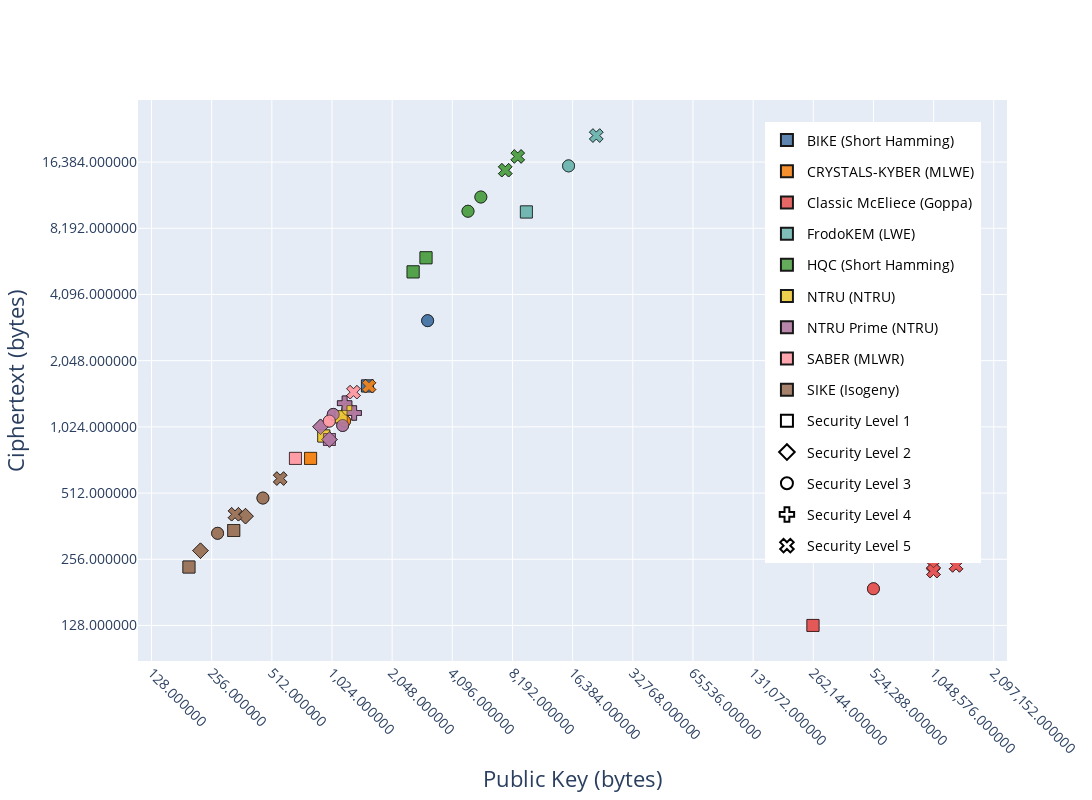
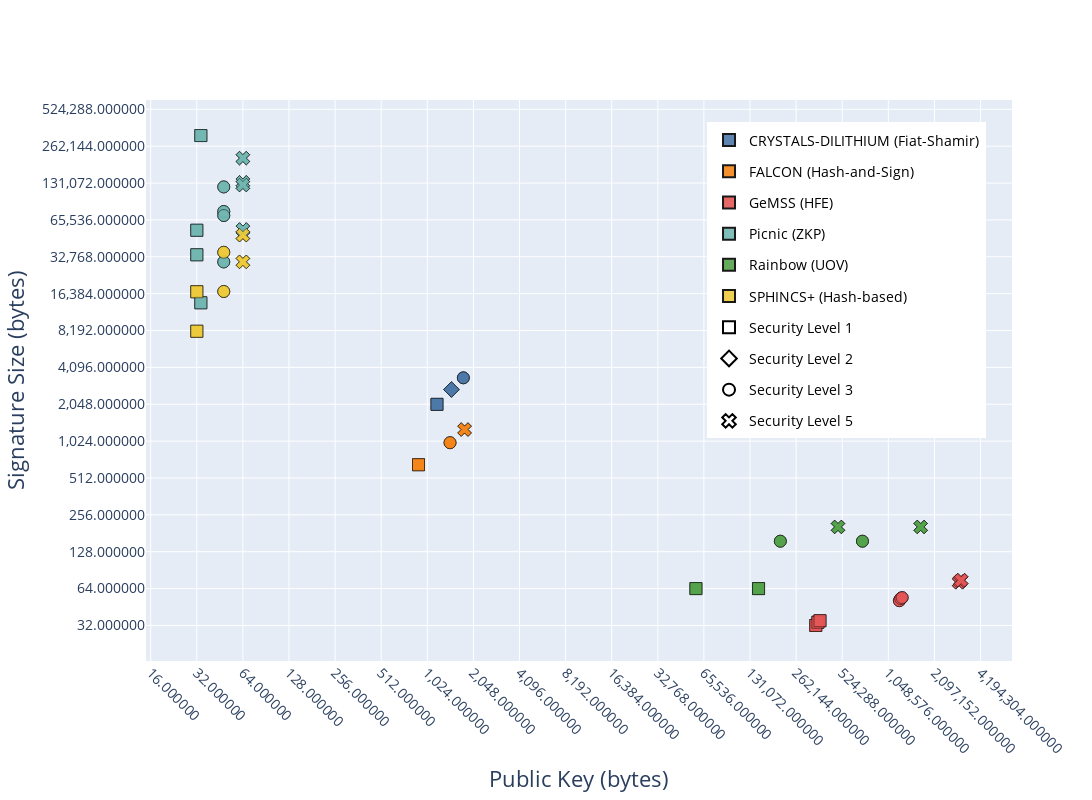

Source (notebook cell) for these figures, in order:
### Code cell
import pandas as pd

import plotly
import plotly.graph_objects as go
import plotly.express as px



for sheet_name in ['KEM-PKE','DS']:
    data = pd.read_excel('/Users/kamyar/Downloads/PQC_Round_3_Parameter_Sets.xlsx', sheet_name=sheet_name).sort_values(by=['Candidate', 'Level'])


    subfamilies = data['Subfamily'].unique()

    x_column = 'KEM Public Key Size' if sheet_name == 'KEM-PKE' else 'Public Key Size'
    y_column = 'KEM Ciphertext Size' if sheet_name == 'KEM-PKE' else 'Signature Size'

    subfamily_color_map = {k:v for k,v in zip(subfamilies.tolist(), px.colors.qualitative.Plotly) }

    level_to_symbols_map = {1:1, 2:2, 3:0, 4:3, 5:4}

    level_to_size_map = {i:i*1 + 10 for i in range(1,6)}

    fig = go.Figure()
    # fig = px.scatter(data, 
    #     x=x_column, y=y_column,
    #     log_x=True, log_y=True, 
    #     color="Candidate",
    #     opacity=0.8,
    #     size_max=18,
    #     #facet_col='',
    #     symbol="Level",
    #     size="Level",
    #     width=1200, height=800, 
    #     color_discrete_sequence=px.colors.qualitative.T10, 
    #     hover_name='Candidate',
    #     # title='KEM Ciphertext size vs Public Key size',
    #     labels={
    #         x_column: "Public Key (bytes)",
    #         y_column: "Ciphertext (bytes)",
    #         "Level": "Security Level"
    #     },

    # )

    candidates = data['Candidate'].unique()
    levels = range(1,6)

    candidate_colors = data['Candidate'].map( {v:k for k,v in enumerate(candidates)} )

    def cnd_traces(showlegend):
        for cnd_idx,cnd in enumerate(candidates):
            trace_data = data[(data['Candidate'] == cnd)]
            if not 1 in trace_data['Level'].values:
                d1 = trace_data.iloc[0]
                d1['Level'] = 1
                trace_data.loc[-1] = d1  # adding a row
                trace_data.index = trace_data.index + 1  # shifting index
                trace_data = trace_data.sort_index()  # sorting by index
            fig.add_trace(
                go.Scatter(
                    x=trace_data[x_column], y=trace_data[y_column],
                    mode = "markers",
                    showlegend=showlegend,
                    legendgroup = cnd,
                    hovertext = None,
                    name=f"{cnd} ({trace_data.iloc[0]['Subfamily']})",
                    text = trace_data['Parameter Set'],
                    hoverinfo = 'x+y+text',
                    hovertemplate ='<b>%{text}</b> <br>' + '<br> Public Key: %{x:,f} <br> ' + ('Ciphertext' if sheet_name == 'KEM-PKE' else 'Signature') + ': %{y:,f}<extra></extra>',
                    # color_discrete_sequence=px.colors.qualitative.T10, 
                    # hover_name='Candidate',
                    marker_size = 12, #[ s*2 + 12  for s in  data['Level']],
                    marker_symbol = trace_data['Level'].map(level_to_symbols_map),
                    marker_color= px.colors.qualitative.T10[cnd_idx],
                    # marker_size = trace_data['Level'].map(level_to_size_map),
                    marker=dict(
                        # size=trace_data['Level'],
                        # sizemin=7,
                        # color=cnd_idx,
                        # sizeref=0.5,
                        opacity=0.9,
                        # line=dict(width=0.5, color='black')
                    ),
                )
            )

    cnd_traces(True)



    for lvl in levels:
        trace_data = data[ (data['Level'] == lvl)]
        fig.add_trace(
            go.Scatter(
                x=trace_data[x_column], y=trace_data[y_column],
                mode = "markers",
                showlegend=True,
                legendgroup=lvl,
                # opacity=0.1,
                name=f"Security Level {lvl}",
                # visible='legendonly',
                hoverinfo='none',
                hoverlabel = dict(namelength=0),
                marker_color='Black',
                marker_size = 12, #[ s*2 + 12  for s in  data['Level']],
                marker_symbol = trace_data['Level'].map({k:v+100 for k,v in level_to_symbols_map.items() }),
                # text = trace_data['Parameter Set'],
                # marker_size = trace_data['Level'].map(level_to_size_map),
                marker=dict(
                    # size=trace_data['Level'],
                    # sizemin=7,
                    # color=cnd_idx,
                    # sizeref=0.5,
                    # opacity=0.95,
                    # line=dict(width=1, color='orange')
                ),
            )
        )
    
    cnd_traces(False)

    fig.update_traces(marker=dict(line=dict(width=0.5,
                                color='black')),
                                selector=dict(mode='markers'))


    fig.update_layout(
        xaxis_type="log", yaxis_type="log",
        width=1200, height=800,
        xaxis = dict(
            tickmode = 'array',
            tickvals =[ 2**(2+i) for i in range(0,24) ],
            tickformat = ',f'
        ),
        yaxis = dict(
            tickmode = 'array',
            tickvals =[ 2**(2+i) for i in range(0,28) ],
            tickformat = ',f'
        ),
    )


    fig.update_xaxes(
        tickangle=45,
        title_text = 'Public Key (bytes)',
        title_font=dict(
            size=22, 
            # family='Courier',
            # color='crimson'
        ),
        tickfont=dict(
            # family='Rockwell', 
            # color='crimson', 
            size=14
        ),

    )

    fig.update_yaxes(
        title_text = 'Ciphertext (bytes)' if sheet_name == 'KEM-PKE' else 'Signature Size (bytes)',
        title_font=dict(
            size=22,
            # family='Courier', 
            # color='crimson'
        ),
        tickfont=dict(
            # family='Rockwell', 
            # color='crimson', 
            size=14
        ),
    )

    # fig.update_layout(
    #     margin=dict(l=0, r=0, t=0, b=0),
    # #     paper_bgcolor="LightSteelBlue",
    # )

    config={
        'displaylogo': False,
        'displayModeBar': True,
        'modeBarButtonsToRemove': ['hoverClosest3d', 'hoverClosestCartesian', 'hoverClosestGeo' , 'hoverClosestGl2d', 'hoverClosestPie' , 
            'lasso2d','toggleSpikelines',' hoverClosestCartesian', 'hoverCompareCartesian'], 
        'responsive': True
    }

    fig.update_layout(
        legend=dict(
            yanchor="top",
            y=0.96,
            xanchor="right",
            x=0.97,
            # itemsizing='constant',
            # traceorder='grouped',
            borderwidth=2,
            bordercolor='#ffffff',
            itemsizing='constant',
            # title_font_family="Times New Roman",
            # title_font_size=24,
            # title = 'Legend',
            font=dict(
                # family="Courier",
                size=14,
                color="black"
            ),
        )

        # margin=dict(l=1,r=1,t=1,b=1),
    )

    plot_name = f'plot_{sheet_name.lower()}'

    fig.show(config=config)
    fig.write_html(f"{plot_name}.html", include_plotlyjs='directory',config=config)
    fig.write_image(f"{plot_name}.svg")
    fig.write_image(f"{plot_name}.pdf")

### Figure 1 — Plotly figure (JSON) as saved in the notebook; plotly's stock layout.template omitted (floating-point values rounded to 4 significant figures)
{"data": [{"hoverinfo": "x+y+text", "hovertemplate": "<b>%{text}</b> <br><br> Public Key: %{x:,f} <br> Ciphertext: %{y:,f}<extra></extra>", "legendgroup": "BIKE", "marker": {"color": "#4C78A8", "line": {"color": "black", "width": 0.5}, "opacity": 0.9, "size": 12, "symbol": [1, 0]}, "mode": "markers", "name": "BIKE (Short Hamming)", "showlegend": true, "text": ["BIKE-Level-1", "BIKE-Level-3"], "type": "scatter", "x": [1540, 3082], "y": [1572, 3114]}, {"hoverinfo": "x+y+text", "hovertemplate": "<b>%{text}</b> <br><br> Public Key: %{x:,f} <br> Ciphertext: %{y:,f}<extra></extra>", "legendgroup": "CRYSTALS-KYBER", "marker": {"color": "#F58518", "line": {"color": "black", "width": 0.5}, "opacity": 0.9, "size": 12, "symbol": [1, 0, 4]}, "mode": "markers", "name": "CRYSTALS-KYBER (MLWE)", "showlegend": true, "text": ["KYBER512", "KYBER768", "KYBER1024"], "type": "scatter", "x": [800, 1184, 1568], "y": [736, 1088, 1568]}, {"hoverinfo": "x+y+text", "hovertemplate": "<b>%{text}</b> <br><br> Public Key: %{x:,f} <br> Ciphertext: %{y:,f}<extra></extra>", "legendgroup": "Classic McEliece", "marker": {"color": "#E45756", "line": {"color": "black", "width": 0.5}, "opacity": 0.9, "size": 12, "symbol": [1, 0, 4, 4, 4]}, "mode": "markers", "name": "Classic McEliece (Goppa)", "showlegend": true, "text": ["mceliece348864", "mceliece460896", "mceliece6688128", "mceliece6960119", "mceliece8192128"], "type": "scatter", "x": [261120, 524160, 1044992, 1047319, 1357824], "y": [128, 188, 240, 226, 240]}, {"hoverinfo": "x+y+text", "hovertemplate": "<b>%{text}</b> <br><br> Public Key: %{x:,f} <br> Ciphertext: %{y:,f}<extra></extra>", "legendgroup": "FrodoKEM", "marker": {"color": "#72B7B2", "line": {"color": "black", "width": 0.5}, "opacity": 0.9, "size": 12, "symbol": [1, 0, 4]}, "mode": "markers", "name": "FrodoKEM (LWE)", "showlegend": true, "text": ["Frodo-640", "Frodo-976", "Frodo-1344"], "type": "scatter", "x": [9616, 15632, 21520], "y": [9720, 15744, 21632]}, {"hoverinfo": "x+y+text", "hovertemplate": "<b>%{text}</b> <br><br> Public Key: %{x:,f} <br> Ciphertext: %{y:,f}<extra></extra>", "legendgroup": "HQC", "marker": {"color": "#54A24B", "line": {"color": "black", "width": 0.5}, "opacity": 0.9, "size": 12, "symbol": [1, 1, 0, 0, 4, 4]}, "mode": "markers", "name": "HQC (Short Hamming)", "showlegend": true, "text": ["hqc-128", "hqc-RMRS-128", "hqc-192", "hqc-RMRS-192", "hqc-256", "hqc-RMRS-256"], "type": "scatter", "x": [3024, 2607, 5690, 4906, 8698, 7535], "y": [6017, 5191, 11364, 9794, 17379, 15047]}, {"hoverinfo": "x+y+text", "hovertemplate": "<b>%{text}</b> <br><br> Public Key: %{x:,f} <br> Ciphertext: %{y:,f}<extra></extra>", "legendgroup": "NTRU", "marker": {"color": "#EECA3B", "line": {"color": "black", "width": 0.5}, "opacity": 0.9, "size": 12, "symbol": [1, 1, 0]}, "mode": "markers", "name": "NTRU (NTRU)", "showlegend": true, "text": ["ntruhps2048677", "ntruhrss701", "ntruhps4096821"], "type": "scatter", "x": [931, 1138, 1230], "y": [931, 1138, 1230]}, {"hoverinfo": "x+y+text", "hovertemplate": "<b>%{text}</b> <br><br> Public Key: %{x:,f} <br> Ciphertext: %{y:,f}<extra></extra>", "legendgroup": "NTRU Prime", "marker": {"color": "#B279A2", "line": {"color": "black", "width": 0.5}, "opacity": 0.9, "size": 12, "symbol": [1, 2, 2, 0, 0, 3, 3]}, "mode": "markers", "name": "NTRU Prime (NTRU)", "showlegend": true, "text": ["sntrup653", "sntrup653", "ntrulpr653", "sntrup761", "ntrulpr761", "sntrup857", "ntrulpr857"], "type": "scatter", "x": [994, 994, 897, 1158, 1039, 1184, 1322], "y": [897, 897, 1025, 1039, 1167, 1312, 1184]}, {"hoverinfo": "x+y+text", "hovertemplate": "<b>%{text}</b> <br><br> Public Key: %{x:,f} <br> Ciphertext: %{y:,f}<extra></extra>", "legendgroup": "SABER", "marker": {"color": "#FF9DA6", "line": {"color": "black", "width": 0.5}, "opacity": 0.9, "size": 12, "symbol": [1, 0, 4]}, "mode": "markers", "name": "SABER (MLWR)", "showlegend": true, "text": ["LightSaber", "Saber", "FireSaber"], "type": "scatter", "x": [672, 992, 1312], "y": [736, 1088, 1472]}, {"hoverinfo": "x+y+text", "hovertemplate": "<b>%{text}</b> <br><br> Public Key: %{x:,f} <br> Ciphertext: %{y:,f}<extra></extra>", "legendgroup": "SIKE", "marker": {"color": "#9D755D", "line": {"color": "black", "width": 0.5}, "opacity": 0.9, "size": 12, "symbol": [1, 1, 2, 2, 0, 0, 4, 4]}, "mode": "markers", "name": "SIKE (Isogeny)", "showlegend": true, "text": ["SIKEp434", "SIKEp434_compressed", "SIKEp503", "SIKEp503_compressed", "SIKEp610", "SIKEp610_compressed", "SIKEp751", "SIKEp751_compressed"], "type": "scatter", "x": [330, 197, 378, 225, 462, 274, 564, 335], "y": [346, 236, 402, 280, 486, 336, 596, 410]}, {"hoverinfo": "none", "hoverlabel": {"namelength": 0}, "legendgroup": "1", "marker": {"color": "Black", "line": {"color": "black", "width": 0.5}, "size": 12, "symbol": [101, 101, 101, 101, 101, 101, 101, 101, 101, 101, 101]}, "mode": "markers", "name": "Security Level 1", "showlegend": true, "type": "scatter", "x": [1540, 800, 261120, 9616, 3024, 2607, 931, 1138, 672, 330, 197], "y": [1572, 736, 128, 9720, 6017, 5191, 931, 1138, 736, 346, 236]}, {"hoverinfo": "none", "hoverlabel": {"namelength": 0}, "legendgroup": "2", "marker": {"color": "Black", "line": {"color": "black", "width": 0.5}, "size": 12, "symbol": [102, 102, 102, 102]}, "mode": "markers", "name": "Security Level 2", "showlegend": true, "type": "scatter", "x": [994, 897, 378, 225], "y": [897, 1025, 402, 280]}, {"hoverinfo": "none", "hoverlabel": {"namelength": 0}, "legendgroup": "3", "marker": {"color": "Black", "line": {"color": "black", "width": 0.5}, "size": 12, "symbol": [100, 100, 100, 100, 100, 100, 100, 100, 100, 100, 100, 100]}, "mode": "markers", "name": "Security Level 3", "showlegend": true, "type": "scatter", "x": [3082, 1184, 524160, 15632, 5690, 4906, 1230, 1158, 1039, 992, 462, 274], "y": [3114, 1088, 188, 15744, 11364, 9794, 1230, 1039, 1167, 1088, 486, 336]}, {"hoverinfo": "none", "hoverlabel": {"namelength": 0}, "legendgroup": "4", "marker": {"color": "Black", "line": {"color": "black", "width": 0.5}, "size": 12, "symbol": [103, 103]}, "mode": "markers", "name": "Security Level 4", "showlegend": true, "type": "scatter", "x": [1184, 1322], "y": [1312, 1184]}, {"hoverinfo": "none", "hoverlabel": {"namelength": 0}, "legendgroup": "5", "marker": {"color": "Black", "line": {"color": "black", "width": 0.5}, "size": 12, "symbol": [104, 104, 104, 104, 104, 104, 104, 104, 104, 104]}, "mode": "markers", "name": "Security Level 5", "showlegend": true, "type": "scatter", "x": [1568, 1044992, 1047319, 1357824, 21520, 8698, 7535, 1312, 564, 335], "y": [1568, 240, 226, 240, 21632, 17379, 15047, 1472, 596, 410]}, {"hoverinfo": "x+y+text", "hovertemplate": "<b>%{text}</b> <br><br> Public Key: %{x:,f} <br> Ciphertext: %{y:,f}<extra></extra>", "legendgroup": "BIKE", "marker": {"color": "#4C78A8", "line": {"color": "black", "width": 0.5}, "opacity": 0.9, "size": 12, "symbol": [1, 0]}, "mode": "markers", "name": "BIKE (Short Hamming)", "showlegend": false, "text": ["BIKE-Level-1", "BIKE-Level-3"], "type": "scatter", "x": [1540, 3082], "y": [1572, 3114]}, {"hoverinfo": "x+y+text", "hovertemplate": "<b>%{text}</b> <br><br> Public Key: %{x:,f} <br> Ciphertext: %{y:,f}<extra></extra>", "legendgroup": "CRYSTALS-KYBER", "marker": {"color": "#F58518", "line": {"color": "black", "width": 0.5}, "opacity": 0.9, "size": 12, "symbol": [1, 0, 4]}, "mode": "markers", "name": "CRYSTALS-KYBER (MLWE)", "showlegend": false, "text": ["KYBER512", "KYBER768", "KYBER1024"], "type": "scatter", "x": [800, 1184, 1568], "y": [736, 1088, 1568]}, {"hoverinfo": "x+y+text", "hovertemplate": "<b>%{text}</b> <br><br> Public Key: %{x:,f} <br> Ciphertext: %{y:,f}<extra></extra>", "legendgroup": "Classic McEliece", "marker": {"color": "#E45756", "line": {"color": "black", "width": 0.5}, "opacity": 0.9, "size": 12, "symbol": [1, 0, 4, 4, 4]}, "mode": "markers", "name": "Classic McEliece (Goppa)", "showlegend": false, "text": ["mceliece348864", "mceliece460896", "mceliece6688128", "mceliece6960119", "mceliece8192128"], "type": "scatter", "x": [261120, 524160, 1044992, 1047319, 1357824], "y": [128, 188, 240, 226, 240]}, {"hoverinfo": "x+y+text", "hovertemplate": "<b>%{text}</b> <br><br> Public Key: %{x:,f} <br> Ciphertext: %{y:,f}<extra></extra>", "legendgroup": "FrodoKEM", "marker": {"color": "#72B7B2", "line": {"color": "black", "width": 0.5}, "opacity": 0.9, "size": 12, "symbol": [1, 0, 4]}, "mode": "markers", "name": "FrodoKEM (LWE)", "showlegend": false, "text": ["Frodo-640", "Frodo-976", "Frodo-1344"], "type": "scatter", "x": [9616, 15632, 21520], "y": [9720, 15744, 21632]}, {"hoverinfo": "x+y+text", "hovertemplate": "<b>%{text}</b> <br><br> Public Key: %{x:,f} <br> Ciphertext: %{y:,f}<extra></extra>", "legendgroup": "HQC", "marker": {"color": "#54A24B", "line": {"color": "black", "width": 0.5}, "opacity": 0.9, "size": 12, "symbol": [1, 1, 0, 0, 4, 4]}, "mode": "markers", "name": "HQC (Short Hamming)", "showlegend": false, "text": ["hqc-128", "hqc-RMRS-128", "hqc-192", "hqc-RMRS-192", "hqc-256", "hqc-RMRS-256"], "type": "scatter", "x": [3024, 2607, 5690, 4906, 8698, 7535], "y": [6017, 5191, 11364, 9794, 17379, 15047]}, {"hoverinfo": "x+y+text", "hovertemplate": "<b>%{text}</b> <br><br> Public Key: %{x:,f} <br> Ciphertext: %{y:,f}<extra></extra>", "legendgroup": "NTRU", "marker": {"color": "#EECA3B", "line": {"color": "black", "width": 0.5}, "opacity": 0.9, "size": 12, "symbol": [1, 1, 0]}, "mode": "markers", "name": "NTRU (NTRU)", "showlegend": false, "text": ["ntruhps2048677", "ntruhrss701", "ntruhps4096821"], "type": "scatter", "x": [931, 1138, 1230], "y": [931, 1138, 1230]}, {"hoverinfo": "x+y+text", "hovertemplate": "<b>%{text}</b> <br><br> Public Key: %{x:,f} <br> Ciphertext: %{y:,f}<extra></extra>", "legendgroup": "NTRU Prime", "marker": {"color": "#B279A2", "line": {"color": "black", "width": 0.5}, "opacity": 0.9, "size": 12, "symbol": [1, 2, 2, 0, 0, 3, 3]}, "mode": "markers", "name": "NTRU Prime (NTRU)", "showlegend": false, "text": ["sntrup653", "sntrup653", "ntrulpr653", "sntrup761", "ntrulpr761", "sntrup857", "ntrulpr857"], "type": "scatter", "x": [994, 994, 897, 1158, 1039, 1184, 1322], "y": [897, 897, 1025, 1039, 1167, 1312, 1184]}, {"hoverinfo": "x+y+text", "hovertemplate": "<b>%{text}</b> <br><br> Public Key: %{x:,f} <br> Ciphertext: %{y:,f}<extra></extra>", "legendgroup": "SABER", "marker": {"color": "#FF9DA6", "line": {"color": "black", "width": 0.5}, "opacity": 0.9, "size": 12, "symbol": [1, 0, 4]}, "mode": "markers", "name": "SABER (MLWR)", "showlegend": false, "text": ["LightSaber", "Saber", "FireSaber"], "type": "scatter", "x": [672, 992, 1312], "y": [736, 1088, 1472]}, {"hoverinfo": "x+y+text", "hovertemplate": "<b>%{text}</b> <br><br> Public Key: %{x:,f} <br> Ciphertext: %{y:,f}<extra></extra>", "legendgroup": "SIKE", "marker": {"color": "#9D755D", "line": {"color": "black", "width": 0.5}, "opacity": 0.9, "size": 12, "symbol": [1, 1, 2, 2, 0, 0, 4, 4]}, "mode": "markers", "name": "SIKE (Isogeny)", "showlegend": false, "text": ["SIKEp434", "SIKEp434_compressed", "SIKEp503", "SIKEp503_compressed", "SIKEp610", "SIKEp610_compressed", "SIKEp751", "SIKEp751_compressed"], "type": "scatter", "x": [330, 197, 378, 225, 462, 274, 564, 335], "y": [346, 236, 402, 280, 486, 336, 596, 410]}], "layout": {"height": 800, "legend": {"bordercolor": "#ffffff", "borderwidth": 2, "font": {"color": "black", "size": 14}, "itemsizing": "constant", "x": 0.97, "xanchor": "right", "y": 0.96, "yanchor": "top"}, "width": 1200, "xaxis": {"tickangle": 45, "tickfont": {"size": 14}, "tickformat": ",f", "tickmode": "array", "tickvals": [4, 8, 16, 32, 64, 128, 256, 512, 1024, 2048, 4096, 8192, 16384, 32768, 65536, 131072, 262144, 524288, 1048576, 2097152, 4194304, 8388608, 16777216, 33554432], "title": {"font": {"size": 22}, "text": "Public Key (bytes)"}, "type": "log"}, "yaxis": {"tickfont": {"size": 14}, "tickformat": ",f", "tickmode": "array", "tickvals": [4, 8, 16, 32, 64, 128, 256, 512, 1024, 2048, 4096, 8192, 16384, 32768, 65536, 131072, 262144, 524288, 1048576, 2097152, 4194304, 8388608, 16777216, 33554432, 67108864, 134217728, 268435456, 536870912], "title": {"font": {"size": 22}, "text": "Ciphertext (bytes)"}, "type": "log"}}}

### Figure 2 — Plotly figure (JSON) as saved in the notebook; plotly's stock layout.template omitted (floating-point values rounded to 4 significant figures)
{"data": [{"hoverinfo": "x+y+text", "hovertemplate": "<b>%{text}</b> <br><br> Public Key: %{x:,f} <br> Signature: %{y:,f}<extra></extra>", "legendgroup": "CRYSTALS-DILITHIUM", "marker": {"color": "#4C78A8", "line": {"color": "black", "width": 0.5}, "opacity": 0.9, "size": 12, "symbol": [1, 2, 0]}, "mode": "markers", "name": "CRYSTALS-DILITHIUM (Fiat-Shamir)", "showlegend": true, "text": ["Dilithium-1024x768", "Dilithium-1280x1024", "Dilithium-1536x1280"], "type": "scatter", "x": [1184, 1472, 1760], "y": [2044, 2701, 3366]}, {"hoverinfo": "x+y+text", "hovertemplate": "<b>%{text}</b> <br><br> Public Key: %{x:,f} <br> Signature: %{y:,f}<extra></extra>", "legendgroup": "FALCON", "marker": {"color": "#F58518", "line": {"color": "black", "width": 0.5}, "opacity": 0.9, "size": 12, "symbol": [1, 0, 4]}, "mode": "markers", "name": "FALCON (Hash-and-Sign)", "showlegend": true, "text": ["FALCON-512", "FALCON-768", "FALCON-1024"], "type": "scatter", "x": [897, 1441, 1793], "y": [657, 994, 1273]}, {"hoverinfo": "x+y+text", "hovertemplate": "<b>%{text}</b> <br><br> Public Key: %{x:,f} <br> Signature: %{y:,f}<extra></extra>", "legendgroup": "GeMSS", "marker": {"color": "#E45756", "line": {"color": "black", "width": 0.5}, "opacity": 0.9, "size": 12, "symbol": [1, 1, 1, 0, 0, 0, 4, 4, 4]}, "mode": "markers", "name": "GeMSS (HFE)", "showlegend": true, "text": ["GeMSS128", "BlueGeMSS128", "RedGeMSS128", "GeMSS192", "BlueGeMSS192", "RedGeMSS192", "GeMSS256", "BlueGeMSS256", "RedGeMSS256"], "type": "scatter", "x": [352190, 363610, 375210, 1237960, 1264120, 1290540, 3040700, 3087960, 3135590], "y": [32, 34, 35, 51, 53, 54, 72, 74, 75]}, {"hoverinfo": "x+y+text", "hovertemplate": "<b>%{text}</b> <br><br> Public Key: %{x:,f} <br> Signature: %{y:,f}<extra></extra>", "legendgroup": "Picnic", "marker": {"color": "#72B7B2", "line": {"color": "black", "width": 0.5}, "opacity": 0.9, "size": 12, "symbol": [1, 1, 1, 1, 0, 0, 0, 0, 4, 4, 4, 4]}, "mode": "markers", "name": "Picnic (ZKP)", "showlegend": true, "text": ["picnic-L1-FS", "picnic-L1-UR", "picnic-L1-full", "picnic3-L1", "picnic-L3-FS", "picnic-L3-UR", "picnic-L3-full", "picnic3-L3", "picnic-L5-FS", "picnic-L5-UR", "picnic-L5-full", "picnic3-L5"], "type": "scatter", "x": [32, 32, 34, 34, 48, 48, 48, 48, 64, 64, 64, 64], "y": [34032, 53961, 320161, 13802, 76772, 121845, 71179, 29750, 132856, 209506, 126286, 54732]}, {"hoverinfo": "x+y+text", "hovertemplate": "<b>%{text}</b> <br><br> Public Key: %{x:,f} <br> Signature: %{y:,f}<extra></extra>", "legendgroup": "Rainbow", "marker": {"color": "#54A24B", "line": {"color": "black", "width": 0.5}, "opacity": 0.9, "size": 12, "symbol": [1, 1, 0, 0, 4, 4]}, "mode": "markers", "name": "Rainbow (UOV)", "showlegend": true, "text": ["Rainbow-Ia", "Rainbow-cyclic/compressed-Ia", "Rainbow-IIIc", "Rainbow-cyclic/compressed-IIIc", "Rainbow-Vc", "Rainbow-cyclic/compressed-Vc"], "type": "scatter", "x": [149000, 58100, 710600, 206700, 1705500, 491900], "y": [64, 64, 156, 156, 204, 204]}, {"hoverinfo": "x+y+text", "hovertemplate": "<b>%{text}</b> <br><br> Public Key: %{x:,f} <br> Signature: %{y:,f}<extra></extra>", "legendgroup": "SPHINCS+", "marker": {"color": "#EECA3B", "line": {"color": "black", "width": 0.5}, "opacity": 0.9, "size": 12, "symbol": [1, 1, 0, 0, 4, 4]}, "mode": "markers", "name": "SPHINCS+ (Hash-based)", "showlegend": true, "text": ["SPHINCS -128s", "SPHINCS -128f", "SPHINCS -192s", "SPHINCS -192f", "SPHINCS -256s", "SPHINCS -256f"], "type": "scatter", "x": [32, 32, 48, 48, 64, 64], "y": [8080, 16976, 17064, 35664, 29792, 49216]}, {"hoverinfo": "none", "hoverlabel": {"namelength": 0}, "legendgroup": "1", "marker": {"color": "Black", "line": {"color": "black", "width": 0.5}, "size": 12, "symbol": [101, 101, 101, 101, 101, 101, 101, 101, 101, 101, 101, 101, 101]}, "mode": "markers", "name": "Security Level 1", "showlegend": true, "type": "scatter", "x": [1184, 897, 352190, 363610, 375210, 32, 32, 34, 34, 149000, 58100, 32, 32], "y": [2044, 657, 32, 34, 35, 34032, 53961, 320161, 13802, 64, 64, 8080, 16976]}, {"hoverinfo": "none", "hoverlabel": {"namelength": 0}, "legendgroup": "2", "marker": {"color": "Black", "line": {"color": "black", "width": 0.5}, "size": 12, "symbol": [102]}, "mode": "markers", "name": "Security Level 2", "showlegend": true, "type": "scatter", "x": [1472], "y": [2701]}, {"hoverinfo": "none", "hoverlabel": {"namelength": 0}, "legendgroup": "3", "marker": {"color": "Black", "line": {"color": "black", "width": 0.5}, "size": 12, "symbol": [100, 100, 100, 100, 100, 100, 100, 100, 100, 100, 100, 100, 100]}, "mode": "markers", "name": "Security Level 3", "showlegend": true, "type": "scatter", "x": [1760, 1441, 1237960, 1264120, 1290540, 48, 48, 48, 48, 710600, 206700, 48, 48], "y": [3366, 994, 51, 53, 54, 76772, 121845, 71179, 29750, 156, 156, 17064, 35664]}, {"hoverinfo": "none", "hoverlabel": {"namelength": 0}, "legendgroup": "4", "marker": {"color": "Black", "line": {"color": "black", "width": 0.5}, "size": 12, "symbol": []}, "mode": "markers", "name": "Security Level 4", "showlegend": true, "type": "scatter", "x": [], "y": []}, {"hoverinfo": "none", "hoverlabel": {"namelength": 0}, "legendgroup": "5", "marker": {"color": "Black", "line": {"color": "black", "width": 0.5}, "size": 12, "symbol": [104, 104, 104, 104, 104, 104, 104, 104, 104, 104, 104, 104]}, "mode": "markers", "name": "Security Level 5", "showlegend": true, "type": "scatter", "x": [1793, 3040700, 3087960, 3135590, 64, 64, 64, 64, 1705500, 491900, 64, 64], "y": [1273, 72, 74, 75, 132856, 209506, 126286, 54732, 204, 204, 29792, 49216]}, {"hoverinfo": "x+y+text", "hovertemplate": "<b>%{text}</b> <br><br> Public Key: %{x:,f} <br> Signature: %{y:,f}<extra></extra>", "legendgroup": "CRYSTALS-DILITHIUM", "marker": {"color": "#4C78A8", "line": {"color": "black", "width": 0.5}, "opacity": 0.9, "size": 12, "symbol": [1, 2, 0]}, "mode": "markers", "name": "CRYSTALS-DILITHIUM (Fiat-Shamir)", "showlegend": false, "text": ["Dilithium-1024x768", "Dilithium-1280x1024", "Dilithium-1536x1280"], "type": "scatter", "x": [1184, 1472, 1760], "y": [2044, 2701, 3366]}, {"hoverinfo": "x+y+text", "hovertemplate": "<b>%{text}</b> <br><br> Public Key: %{x:,f} <br> Signature: %{y:,f}<extra></extra>", "legendgroup": "FALCON", "marker": {"color": "#F58518", "line": {"color": "black", "width": 0.5}, "opacity": 0.9, "size": 12, "symbol": [1, 0, 4]}, "mode": "markers", "name": "FALCON (Hash-and-Sign)", "showlegend": false, "text": ["FALCON-512", "FALCON-768", "FALCON-1024"], "type": "scatter", "x": [897, 1441, 1793], "y": [657, 994, 1273]}, {"hoverinfo": "x+y+text", "hovertemplate": "<b>%{text}</b> <br><br> Public Key: %{x:,f} <br> Signature: %{y:,f}<extra></extra>", "legendgroup": "GeMSS", "marker": {"color": "#E45756", "line": {"color": "black", "width": 0.5}, "opacity": 0.9, "size": 12, "symbol": [1, 1, 1, 0, 0, 0, 4, 4, 4]}, "mode": "markers", "name": "GeMSS (HFE)", "showlegend": false, "text": ["GeMSS128", "BlueGeMSS128", "RedGeMSS128", "GeMSS192", "BlueGeMSS192", "RedGeMSS192", "GeMSS256", "BlueGeMSS256", "RedGeMSS256"], "type": "scatter", "x": [352190, 363610, 375210, 1237960, 1264120, 1290540, 3040700, 3087960, 3135590], "y": [32, 34, 35, 51, 53, 54, 72, 74, 75]}, {"hoverinfo": "x+y+text", "hovertemplate": "<b>%{text}</b> <br><br> Public Key: %{x:,f} <br> Signature: %{y:,f}<extra></extra>", "legendgroup": "Picnic", "marker": {"color": "#72B7B2", "line": {"color": "black", "width": 0.5}, "opacity": 0.9, "size": 12, "symbol": [1, 1, 1, 1, 0, 0, 0, 0, 4, 4, 4, 4]}, "mode": "markers", "name": "Picnic (ZKP)", "showlegend": false, "text": ["picnic-L1-FS", "picnic-L1-UR", "picnic-L1-full", "picnic3-L1", "picnic-L3-FS", "picnic-L3-UR", "picnic-L3-full", "picnic3-L3", "picnic-L5-FS", "picnic-L5-UR", "picnic-L5-full", "picnic3-L5"], "type": "scatter", "x": [32, 32, 34, 34, 48, 48, 48, 48, 64, 64, 64, 64], "y": [34032, 53961, 320161, 13802, 76772, 121845, 71179, 29750, 132856, 209506, 126286, 54732]}, {"hoverinfo": "x+y+text", "hovertemplate": "<b>%{text}</b> <br><br> Public Key: %{x:,f} <br> Signature: %{y:,f}<extra></extra>", "legendgroup": "Rainbow", "marker": {"color": "#54A24B", "line": {"color": "black", "width": 0.5}, "opacity": 0.9, "size": 12, "symbol": [1, 1, 0, 0, 4, 4]}, "mode": "markers", "name": "Rainbow (UOV)", "showlegend": false, "text": ["Rainbow-Ia", "Rainbow-cyclic/compressed-Ia", "Rainbow-IIIc", "Rainbow-cyclic/compressed-IIIc", "Rainbow-Vc", "Rainbow-cyclic/compressed-Vc"], "type": "scatter", "x": [149000, 58100, 710600, 206700, 1705500, 491900], "y": [64, 64, 156, 156, 204, 204]}, {"hoverinfo": "x+y+text", "hovertemplate": "<b>%{text}</b> <br><br> Public Key: %{x:,f} <br> Signature: %{y:,f}<extra></extra>", "legendgroup": "SPHINCS+", "marker": {"color": "#EECA3B", "line": {"color": "black", "width": 0.5}, "opacity": 0.9, "size": 12, "symbol": [1, 1, 0, 0, 4, 4]}, "mode": "markers", "name": "SPHINCS+ (Hash-based)", "showlegend": false, "text": ["SPHINCS -128s", "SPHINCS -128f", "SPHINCS -192s", "SPHINCS -192f", "SPHINCS -256s", "SPHINCS -256f"], "type": "scatter", "x": [32, 32, 48, 48, 64, 64], "y": [8080, 16976, 17064, 35664, 29792, 49216]}], "layout": {"height": 800, "legend": {"bordercolor": "#ffffff", "borderwidth": 2, "font": {"color": "black", "size": 14}, "itemsizing": "constant", "x": 0.97, "xanchor": "right", "y": 0.96, "yanchor": "top"}, "width": 1200, "xaxis": {"tickangle": 45, "tickfont": {"size": 14}, "tickformat": ",f", "tickmode": "array", "tickvals": [4, 8, 16, 32, 64, 128, 256, 512, 1024, 2048, 4096, 8192, 16384, 32768, 65536, 131072, 262144, 524288, 1048576, 2097152, 4194304, 8388608, 16777216, 33554432], "title": {"font": {"size": 22}, "text": "Public Key (bytes)"}, "type": "log"}, "yaxis": {"tickfont": {"size": 14}, "tickformat": ",f", "tickmode": "array", "tickvals": [4, 8, 16, 32, 64, 128, 256, 512, 1024, 2048, 4096, 8192, 16384, 32768, 65536, 131072, 262144, 524288, 1048576, 2097152, 4194304, 8388608, 16777216, 33554432, 67108864, 134217728, 268435456, 536870912], "title": {"font": {"size": 22}, "text": "Signature Size (bytes)"}, "type": "log"}}}
